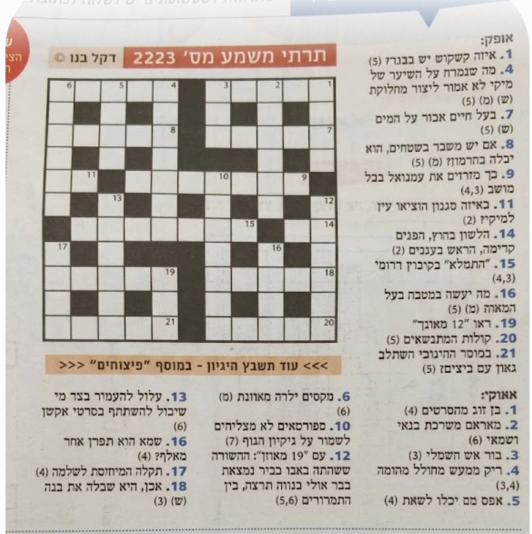
#> input picture docs/a.jpg, 1064 x 1067 px, found by its file name (shown at 1/2 size)
$ python parser.py
#> lines starting #> are read from the running program, lines starting #| are printed output that depends on the picture; after the words box and inside, x2 and y2 are one past the last pixel; in counts of white or black regions, pixels touching at a corner belong together
import os
import cv2
import numpy as np
import json
from scipy.signal import find_peaks

def auto_threshold_dark(grid_crop, n_rows, n_cols):
    """Compute adaptive bimodal intensity threshold separating black/shaded from white cells."""
    sample_means = []
    ch = grid_crop.shape[0] / float(n_rows)
    cw = grid_crop.shape[1] / float(n_cols)
    for r in range(n_rows):
        for c in range(n_cols):
            y1 = int((r + 0.25) * ch)
            y2 = int((r + 0.75) * ch)
            x1 = int((c + 0.25) * cw)
            x2 = int((c + 0.75) * cw)
            sample_means.append(np.mean(grid_crop[y1:y2, x1:x2]))

    sample_means = np.array(sample_means)
    c1, c2 = np.min(sample_means), np.max(sample_means)
    for _ in range(10):
        group1 = sample_means[np.abs(sample_means - c1) <= np.abs(sample_means - c2)]
        group2 = sample_means[np.abs(sample_means - c1) > np.abs(sample_means - c2)]
        if len(group1) > 0: c1 = np.mean(group1)
        if len(group2) > 0: c2 = np.mean(group2)
    return (c1 + c2) / 2.0

def get_grid_roi(gray):
    """Accurately localize the crossword grid region of interest."""
    thresh = cv2.adaptiveThreshold(gray, 255, cv2.ADAPTIVE_THRESH_GAUSSIAN_C, cv2.THRESH_BINARY_INV, 15, 5)
    k_size = max(25, int(gray.shape[1] * 0.04))
    lh = cv2.morphologyEx(thresh, cv2.MORPH_OPEN, cv2.getStructuringElement(cv2.MORPH_RECT, (k_size, 1)))
    lv = cv2.morphologyEx(thresh, cv2.MORPH_OPEN, cv2.getStructuringElement(cv2.MORPH_RECT, (1, k_size)))

    mask = (lh | lv)[:, :int(gray.shape[1] * 0.72)]
    cnts, _ = cv2.findContours(mask, cv2.RETR_EXTERNAL, cv2.CHAIN_APPROX_SIMPLE)
    large_cnts = [c for c in cnts if cv2.boundingRect(c)[2] > 350 and cv2.boundingRect(c)[3] > 350]

    if large_cnts:
        best = max(large_cnts, key=lambda c: cv2.boundingRect(c)[2] * cv2.boundingRect(c)[3])
        x, y, w, h = cv2.boundingRect(best)
        return gray[y:y+h, x:x+w], (x, y, w, h)

    edges = cv2.Canny(gray, 50, 150)
    cnts, _ = cv2.findContours(edges, cv2.RETR_TREE, cv2.CHAIN_APPROX_SIMPLE)
    for c in sorted(cnts, key=cv2.contourArea, reverse=True):
        x, y, w, h = cv2.boundingRect(c)
        if 0.75 < w/float(h) < 1.35 and w > 350 and h > 350 and x < int(gray.shape[1] * 0.35):
            return gray[y:y+h, x:x+w], (x, y, w, h)
    return gray, (0, 0, gray.shape[1], gray.shape[0])

WORKING_GRID_SIZE = 1100


def _resize_for_analysis(image, target=WORKING_GRID_SIZE):
    height, width = image.shape[:2]
    longest = max(height, width)
    if longest <= 0 or longest == target:
        return image
    scale = target / float(longest)
    new_width = max(1, int(round(width * scale)))
    new_height = max(1, int(round(height * scale)))
    interpolation = cv2.INTER_AREA if scale < 1 else cv2.INTER_CUBIC
    return cv2.resize(
        image,
        (new_width, new_height),
        interpolation=interpolation,
    )


def _axis_boundaries(profile, cells):
    length = len(profile)
    if length == 0:
        return np.array([], dtype=int)
    distance = max(1, int(length / float(cells) * 0.7))
    peaks, _ = find_peaks(-profile, distance=distance, prominence=3)
    peaks = np.asarray(peaks, dtype=int)
    margin = max(40, int(length * 0.04))

    if peaks.size == 0:
        return np.linspace(0, length - 1, cells + 1).astype(int)

    if peaks[0] > margin:
        peaks = np.insert(peaks, 0, int(np.argmin(profile[:margin])))
    if peaks[-1] < length - margin:
        tail = profile[-margin:][::-1]
        peaks = np.append(peaks, length - 1 - int(np.argmin(tail)))

    if len(peaks) != cells + 1:
        return np.linspace(0, length - 1, cells + 1).astype(int)
    return peaks


def parse_crossword_image(image_path):
#> called with image_path = 'a.jpg'
    img = cv2.imread(image_path)
#> img is the input picture: shape (1067, 1064, 3); mean B, G, R 172.5, 180.4, 186.8
    if img is None:
        raise FileNotFoundError(f"Cannot load image: {image_path}")
    gray = _resize_for_analysis(cv2.cvtColor(img, cv2.COLOR_BGR2GRAY))
#> in _resize_for_analysis, `return cv2.resize( image, (new_width, new_height), interpolation=inter..`:
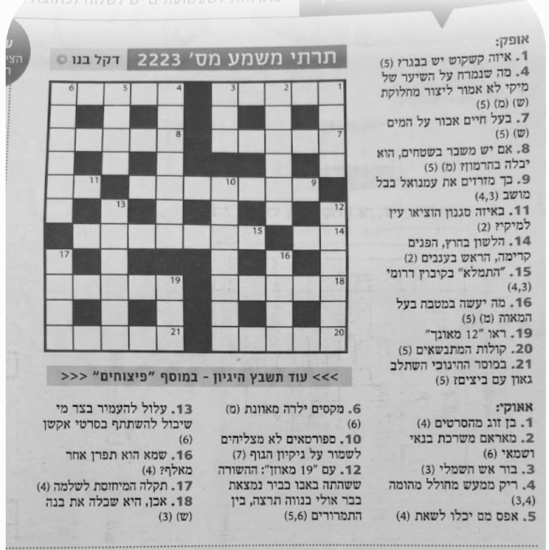
#> returned value: shape (1100, 1097) (shown at 1/2 size); min 0, max 255, mean 181.4

    grid_crop, (_gx, _gy, _gw, _gh) = get_grid_roi(gray)
#> in get_grid_roi, `thresh = cv2.adaptiveThreshold(gray, 255, cv2.ADAPTIVE_THRESH_GAUSSIAN..`:
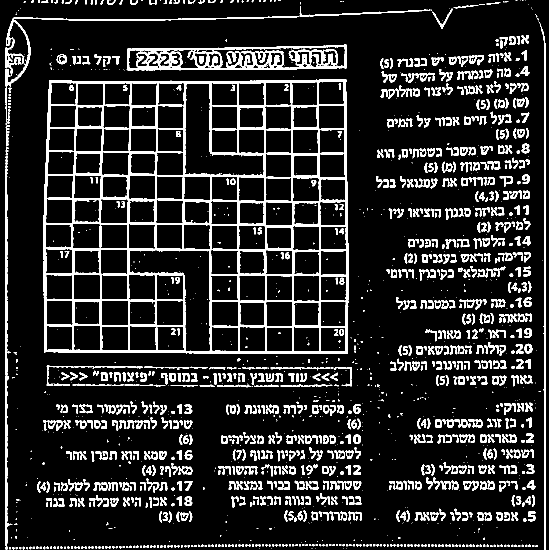
#> thresh: shape (1100, 1097) (shown at 1/2 size); 13.6% white; 1745 white regions (807 under 20 px), largest, box (x1, y1, x2, y2) and area: (87, 158, 697, 707) 54567, (253, 89, 694, 141) 9901, (1078, 44, 1092, 1100) 3822
#> in get_grid_roi, `lh = cv2.morphologyEx(thresh, cv2.MORPH_OPEN, cv2.getStructuringElemen..`:
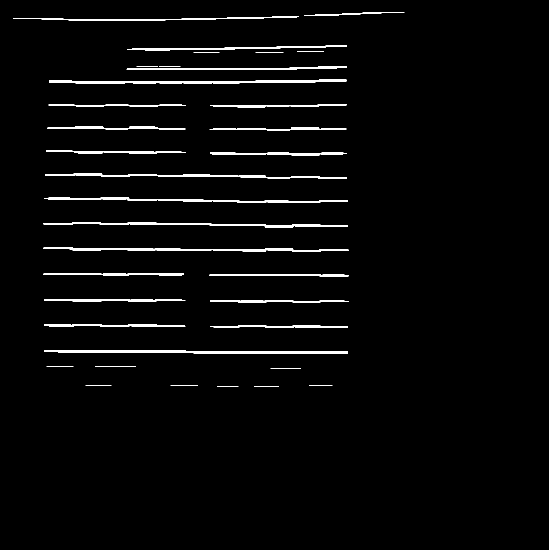
#> lh: shape (1100, 1097) (shown at 1/2 size); 2.6% white; 35 white regions, largest, box (x1, y1, x2, y2) and area: (88, 700, 696, 707) 2903, (98, 159, 693, 167) 2855, (90, 347, 694, 358) 2264
#> in get_grid_roi, `lv = cv2.morphologyEx(thresh, cv2.MORPH_OPEN, cv2.getStructuringElemen..`:
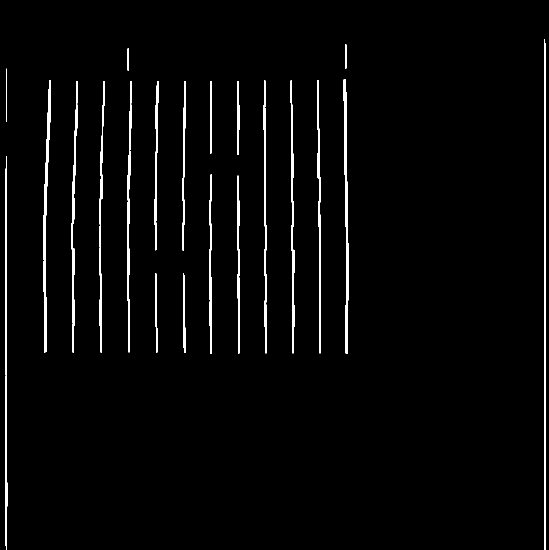
#> lv: shape (1100, 1097) (shown at 1/2 size); 2.4% white; 21 white regions, largest, box (x1, y1, x2, y2) and area: (1088, 78, 1092, 1100) 2750, (687, 158, 697, 707) 2667, (87, 161, 102, 705) 2639
#> in get_grid_roi, `mask = (lh | lv)[:, :int(gray.shape[1] * 0.72)]`:
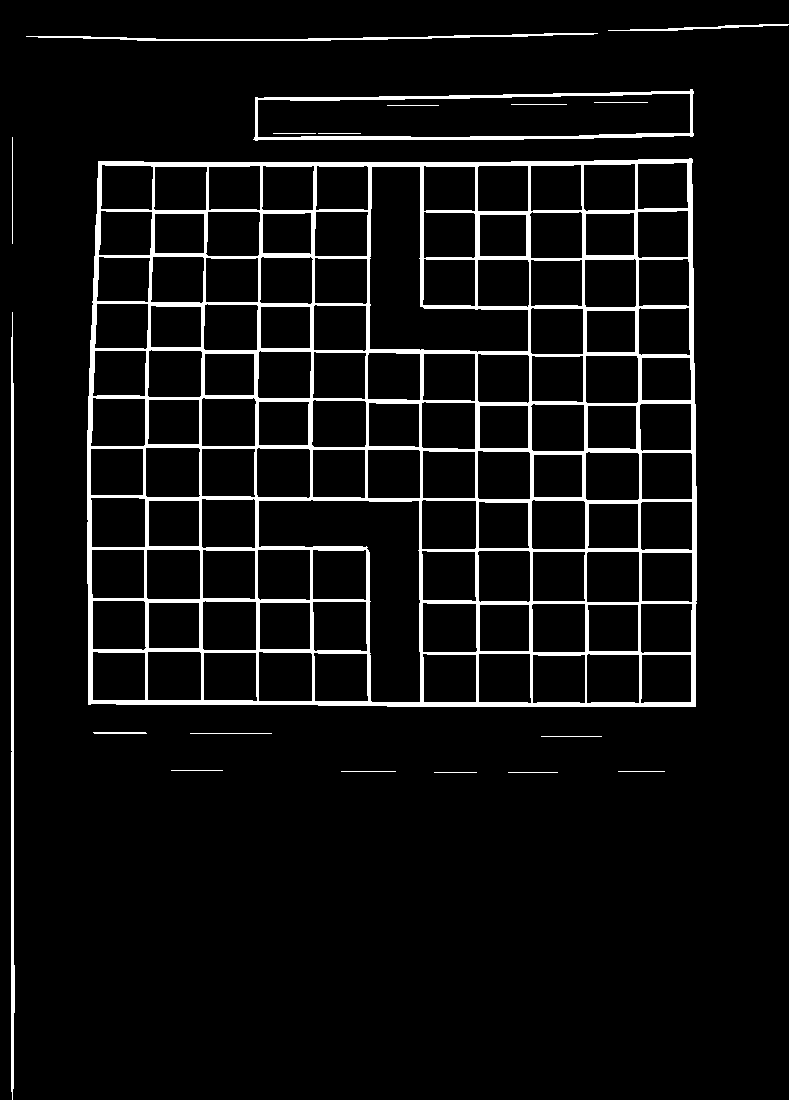
#> mask: shape (1100, 789); 6.5% white; 19 white regions
#> in get_grid_roi, `cnts, _ = cv2.findContours(mask, cv2.RETR_EXTERNAL, cv2.CHAIN_APPROX_S..`: cnts = 14 contours, 8 with area under 20; largest, box (x1, y1, x2, y2) and area: (87, 158, 697, 707) 328480, (253, 89, 694, 141) 19041, (11, 312, 15, 1100) 1508, (26, 33, 598, 41) 683, (608, 24, 789, 31) 198, (93, 732, 147, 734) 52
#> in get_grid_roi, `large_cnts = [c for c in cnts if cv2.boundingRect(c)[2] > 350 and cv2...`: large_cnts = 1 contour; box (x1, y1, x2, y2) and area: (87, 158, 697, 707) 328480
#> in get_grid_roi, `best = max(large_cnts, key=lambda c: cv2.boundingRect(c)[2] * cv2.boun..`: best = contour of 72 points, box (x1, y1, x2, y2) (87, 158, 697, 707), area 328480
#> in get_grid_roi, `x, y, w, h = cv2.boundingRect(best)`: x = 87; y = 158; w = 610; h = 549
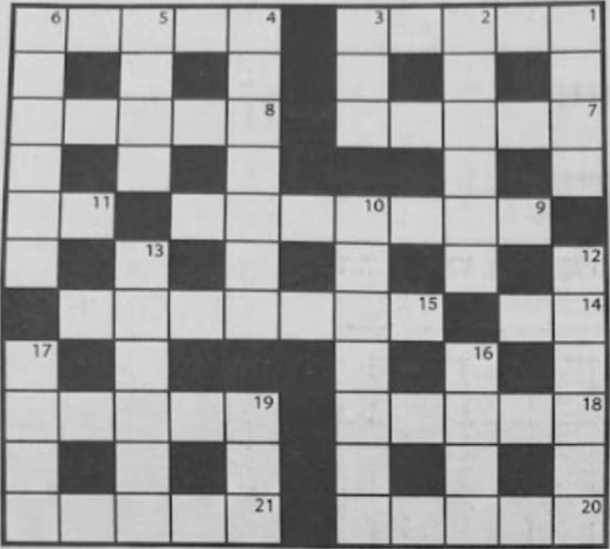
#> grid_crop: shape (549, 610); min 28, max 223, mean 154.8
    grid_h, grid_w = grid_crop.shape[:2]
#> grid_h = 549; grid_w = 610

    h_prof = np.mean(grid_crop, axis=1)
#> h_prof = 549 values, max 205.2 at index 0, min 67.37 at index 545, mean 154.8
    v_prof = np.mean(grid_crop, axis=0)
#> v_prof = 610 values, max 190.1 at index 32, min 74.6 at index 334, mean 154.8

    p13_h, _ = find_peaks(-h_prof, distance=max(1, int(grid_h / 13.0 * 0.7)), prominence=3)
#> p13_h = [5, 53, 99, 149, 192, 245, 289, 341, 391, 444, 494, 545]
    p13_v, _ = find_peaks(-v_prof, distance=max(1, int(grid_w / 13.0 * 0.7)), prominence=3)
#> p13_v = [3, 59, 114, 170, 225, 281, 334, 390, 443, 498, 552, 605]

    if len(p13_h) >= 13 and len(p13_v) >= 13:
        nr, nc = 13, 13
    else:
        nr, nc = 11, 11

    peaks_h = _axis_boundaries(h_prof, nr)
#> in _axis_boundaries, `length = len(profile)`: length = 549
#> in _axis_boundaries, `distance = max(1, int(length / float(cells) * 0.7))`: distance = 34
#> in _axis_boundaries, `peaks, _ = find_peaks(-profile, distance=distance, prominence=3)`: peaks has the same summary as p13_h in parse_crossword_image
#> in _axis_boundaries, `margin = max(40, int(length * 0.04))`: margin = 40
#> peaks_h has the same summary as p13_h
    peaks_v = _axis_boundaries(v_prof, nc)
#> peaks_v has the same summary as p13_v

    dark_thresh = auto_threshold_dark(grid_crop, nr, nc)
#> after the loop in auto_threshold_dark, `for r in range(n_rows):`: sample_means = 121 values, max 214.4 at index 2, min 61.63 at index 108, mean 167.6
#> in auto_threshold_dark, `c1, c2 = np.min(sample_means), np.max(sample_means)`: c1 = 61.63; c2 = 214.4
#> dark_thresh = 137.9

    mat = []
    for r in range(nr):
        row = []
        for c in range(nc):
            y1, y2 = peaks_h[r], peaks_h[r + 1]
            x1, x2 = peaks_v[c], peaks_v[c + 1]

            m_y = max(3, int((y2 - y1) * 0.08))
            m_x = max(3, int((x2 - x1) * 0.08))
            cell = grid_crop[y1 + m_y : y2 - m_y, x1 + m_x : x2 - m_x]

            row.append(0 if np.mean(cell) < dark_thresh else 1)
        mat.append(row)
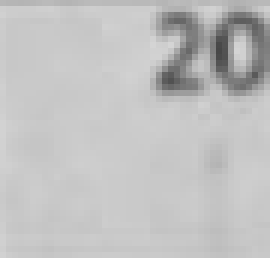
#> cell: shape (43, 45) (shown 6 times larger); min 71, max 212, mean 192.7
#> after the loop, mat = 11 items, first 6: [1, 1, 1, 1, 1, 0, 1, 1, 1, 1, 1], [1, 0, 1, 0, 1, 0, 1, 0, 1, 0, 1], [1, 1, 1, 1, 1, 0, 1, 1, 1, 1, 1], [1, 0, 1, 0, 1, 0, 0, 0, 1, 0, 1], [1, 1, 0, 1, 1, 1, 1, 1, 1, 1, 0], [1, 0, 1, 0, 1, 0, 1, 0, 1, 0, 1]

    return mat, nr, nc


def generate_crossword_json(mat, nr, nc):
    """Process matrix with right-to-left, top-to-bottom scanning for sequential numbering."""
    clues = []
    numbered_matrix = [
        [0 if mat[r][c] == 0 else 1 for c in range(nc)]
        for r in range(nr)
    ]
    clue_counter = 1

    # Iterate row by row (top to bottom), but column by column from right (nc - 1) to left (0)
    for r in range(nr):
        for c in range(nc - 1, -1, -1):
            if mat[r][c] == 0:
                continue

            current_clue_number = clue_counter

            is_horizontal = False
            is_vertical = False

            # Hebrew horizontal logic: Word goes Right-to-Left
            right_is_blocked = (c == nc - 1) or (mat[r][c + 1] == 0)
            left_is_open = (c > 0) and (mat[r][c - 1] != 0)
            if right_is_blocked and left_is_open:
                is_horizontal = True

            # Vertical logic: Word goes Top-to-Bottom
            top_is_blocked = (r == 0) or (mat[r - 1][c] == 0)
            bottom_is_open = (r < nr - 1) and (mat[r + 1][c] != 0)
            if top_is_blocked and bottom_is_open:
                is_vertical = True

            if not (is_horizontal or is_vertical):
                continue

            numbered_matrix[r][c] = 2
            clues.append({
                "clue_number": current_clue_number,
                "row": r,
                "col": c,
                "horizontal": is_horizontal,
                "vertical": is_vertical
            })
            clue_counter += 1

    return {
        "rows": nr,
        "cols": nc,
        "matrix": numbered_matrix,
        "clues": clues
    }

if __name__ == "__main__":
    # Execute parsing and save as JSON
    for img_name in ['a.jpg']:
        if os.path.exists(img_name):
            detected_mat, nr, nc = parse_crossword_image(img_name)
#> detected_mat has the same summary as mat in parse_crossword_image; nr = 11; nc = 11

            json_data = generate_crossword_json(detected_mat, nr, nc)
#> in generate_crossword_json, `numbered_matrix = [ [0 if mat[r][c] == 0 else 1 for c in range(nc)] fo..`: numbered_matrix has the same summary as mat in parse_crossword_image
#> after the loop in generate_crossword_json, `for r in range(nr):`: clue_counter = 22; clues = 21 items; numbered_matrix = 11 items, first 6: [2, 1, 2, 1, 2, 0, 2, 1, 2, 1, 2], [1, 0, 1, 0, 1, 0, 1, 0, 1, 0, 1], [1, 1, 1, 1, 2, 0, 1, 1, 1, 1, 2], [1, 0, 1, 0, 1, 0, 0, 0, 1, 0, 1], [1, 2, 0, 1, 1, 1, 2, 1, 1, 2, 0], [1, 0, 2, 0, 1, 0, 1, 0, 1, 0, 2]
#> json_data = 4 items

            json_filename = img_name.replace('.jpg', '_output.json')
            with open(json_filename, 'w', encoding='utf-8') as json_file:
                json.dump(json_data, json_file, indent=4, ensure_ascii=False)

            print(f"Matrix and right-to-left sequential numbering successful. Output saved to: {json_filename}")

$ run again, with docs/room1.jpg copied over docs/a.jpg
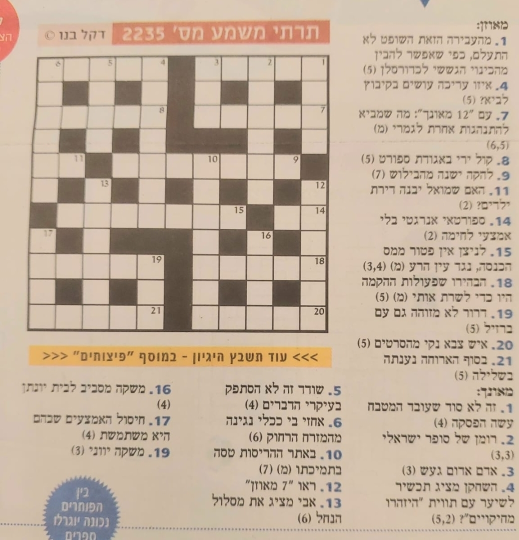
#> input picture docs/room1.jpg, 1038 x 1079 px, found by its file name (shown at 1/2 size)
#> in parse_crossword_image, img is the input picture: shape (1079, 1038, 3); mean B, G, R 156.4, 175.9, 194.9
#> in get_grid_roi, `thresh = cv2.adaptiveThreshold(gray, 255, cv2.ADAPTIVE_THRESH_GAUSSIAN..`:
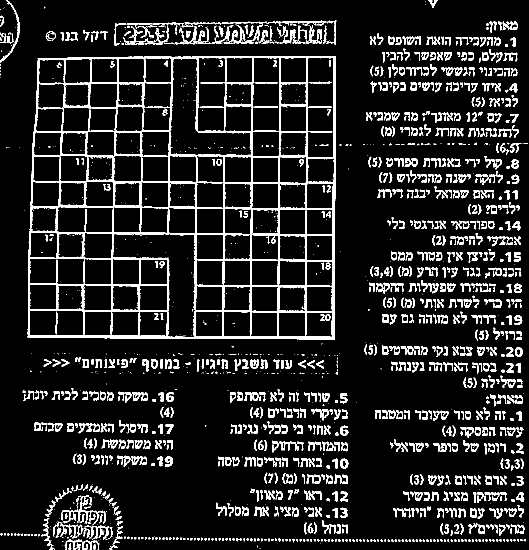
#> thresh: shape (1100, 1058) (shown at 1/2 size); 11.7% white; 1723 white regions (696 under 20 px), largest, box (x1, y1, x2, y2) and area: (55, 112, 672, 679) 46901, (122, 991, 212, 1049) 946, (423, 49, 526, 88) 859
#> lh: shape (1100, 1058); 1.8% white; 29 white regions, largest, box (x1, y1, x2, y2) and area: (56, 670, 671, 679) 3250, (76, 112, 673, 120) 1924, (62, 411, 671, 420) 1772
#> lv: shape (1100, 1058); 1.6% white; 37 white regions, largest, box (x1, y1, x2, y2) and area: (664, 113, 672, 680) 2734, (500, 114, 507, 679) 1705, (555, 114, 562, 679) 1669
#> mask: shape (1100, 761); 4.6% white; 8 white regions
#> cnts = 5 contours, 2 with area under 20; largest, box (x1, y1, x2, y2) and area: (56, 112, 673, 680) 325938, (546, 43, 646, 45) 78, (670, 42, 672, 91) 46
#> large_cnts = 1 contour; box (x1, y1, x2, y2) and area: (56, 112, 673, 680) 325938
#> best = contour of 232 points, box (x1, y1, x2, y2) (56, 112, 673, 680), area 325938
#> x = 56; y = 112; w = 617; h = 568
#> h_prof = 568 values, max 197.1 at index 567, min 84.04 at index 562, mean 163.1
#> v_prof = 617 values, max 200 at index 616, min 89.13 at index 612, mean 163.1
#> p13_h = [2, 54, 101, 151, 199, 253, 302, 357, 404, 459, 509, 562]
#> p13_v = [2, 72, 111, 179, 223, 258, 335, 391, 446, 502, 556, 612]
#> length = 568
#> distance = 36
#> peaks has the same summary as p13_h in parse_crossword_image
#> margin = 40
#> peaks_h has the same summary as p13_h
#> peaks_v = [0, 56, 112, 168, 224, 280, 336, 392, 448, 504, 560, 616]
#> after the loop in auto_threshold_dark, `for r in range(n_rows):`: sample_means = 121 values, max 205.1 at index 9, min 73.37 at index 115, mean 170.1
#> in auto_threshold_dark, `c1, c2 = np.min(sample_means), np.max(sample_means)`: c1 = 73.37; c2 = 205.1
#> dark_thresh = 147.2
#> after the loop in parse_crossword_image, `for r in range(nr):`:
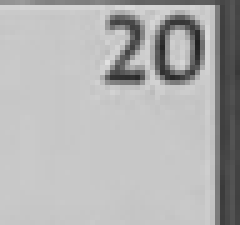
#> cell: shape (45, 48) (shown 5 times larger); min 32, max 225, mean 177.6
#> after the loop in parse_crossword_image, `for r in range(nr):`: mat = 11 items, first 6: [1, 1, 1, 1, 1, 0, 1, 1, 1, 1, 1], [1, 0, 1, 0, 1, 0, 1, 0, 1, 0, 1], [1, 1, 1, 1, 1, 0, 1, 1, 1, 1, 1], [1, 0, 1, 0, 1, 0, 0, 0, 1, 0, 1], [1, 1, 0, 1, 1, 1, 1, 1, 1, 1, 0], [1, 0, 1, 0, 1, 0, 1, 0, 1, 0, 1]
#> detected_mat has the same summary as mat in parse_crossword_image; nr = 11
#> in generate_crossword_json, `numbered_matrix = [ [0 if mat[r][c] == 0 else 1 for c in range(nc)] fo..`: numbered_matrix has the same summary as mat in parse_crossword_image
#> after the loop in generate_crossword_json, `for r in range(nr):`: clue_counter = 22; clues = 21 items; numbered_matrix = 11 items, first 6: [2, 1, 2, 1, 2, 0, 2, 1, 2, 1, 2], [1, 0, 1, 0, 1, 0, 1, 0, 1, 0, 1], [1, 1, 1, 1, 2, 0, 1, 1, 1, 1, 2], [1, 0, 1, 0, 1, 0, 0, 0, 1, 0, 1], [1, 2, 0, 1, 1, 1, 2, 1, 1, 2, 0], [1, 0, 2, 0, 1, 0, 1, 0, 1, 0, 2]
#> json_data = 4 items
